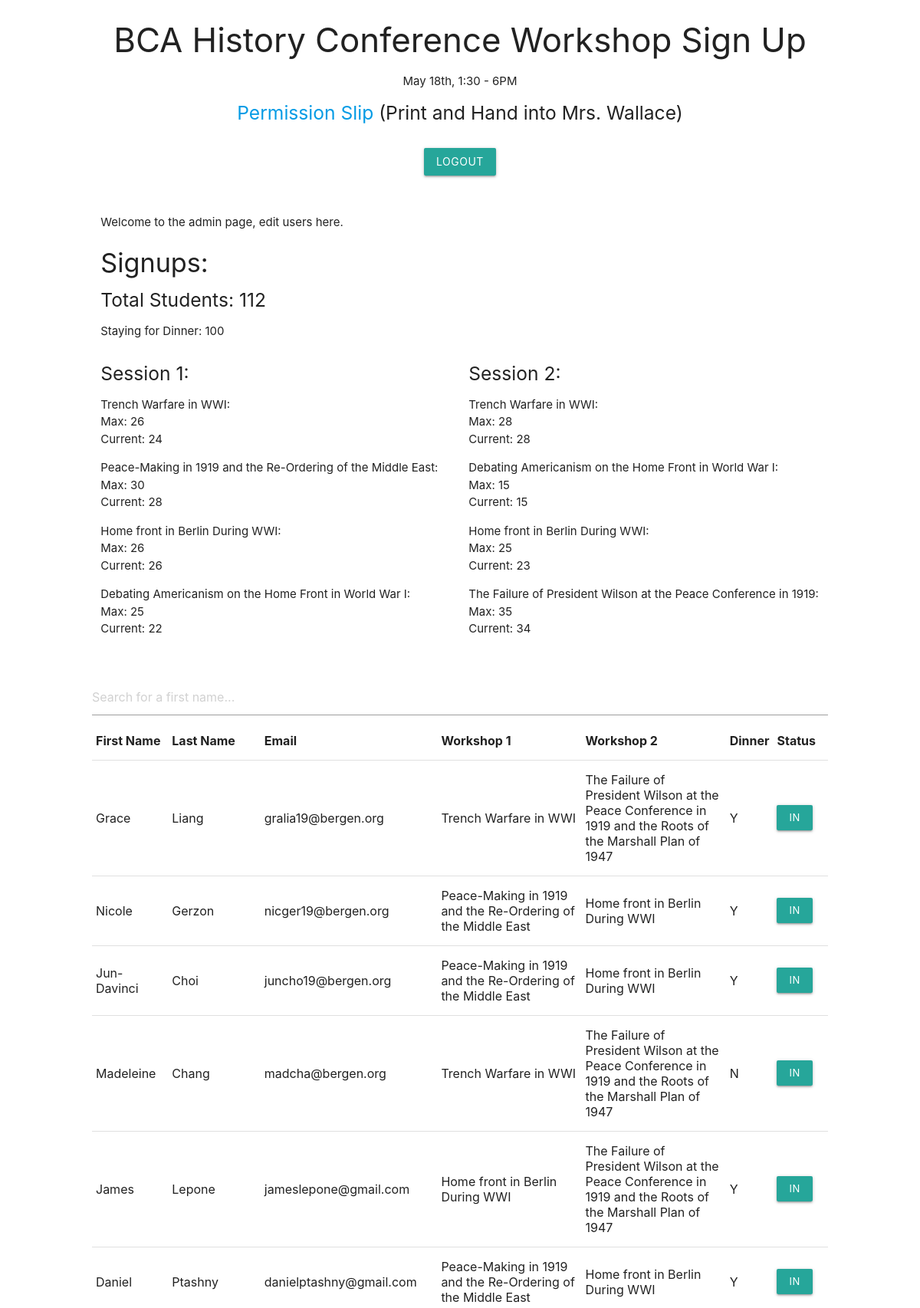
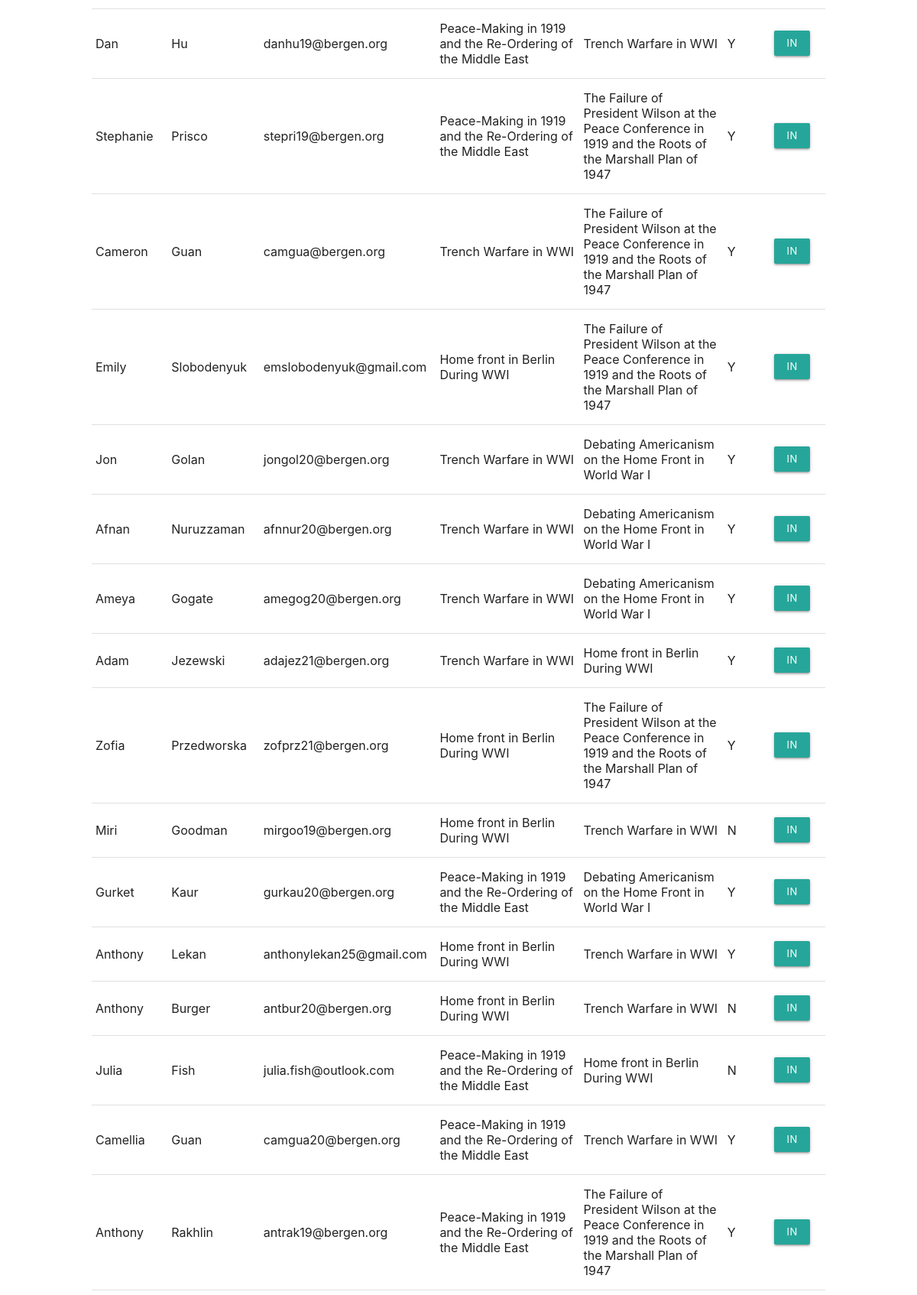
Screenshot of /controller (signed in, upper part) with the database file from the repository (2 pictures, top to bottom).
### tables this page shows
CREATE TABLE `workshop` (
  `id` int(10) NOT NULL,
  `name` varchar(100) NOT NULL,
  `max_signups` int(10) NOT NULL,
  `current_signups` int(10) NOT NULL
);

CREATE TABLE `workshop2` (
  `id` int(11) NOT NULL,
  `name` varchar(150) NOT NULL,
  `max_signups` int(10) NOT NULL,
  `current_signups` int(10) NOT NULL
);

CREATE TABLE `user` (
  `id` int(10) NOT NULL,
  `password` varchar(100) NOT NULL,
  `first_name` varchar(50) NOT NULL,
  `last_name` varchar(50) NOT NULL,
  `email` varchar(100) NOT NULL,
  `workshop_1_id` int(2) DEFAULT NULL,
  `workshop_2_id` int(2) DEFAULT NULL,
  `dinner` tinyint(1) NOT NULL DEFAULT '1',
  `checked_in` tinyint(1) NOT NULL DEFAULT '0',
  `admin` tinyint(1) NOT NULL DEFAULT '0'
);

### model/workshop_db.php (called while the page is built, shortened)
<?php
function get_workshops($session) {
    if($session == 1){
        $query = 'SELECT *
                from workshop';
    }
    else{
        $query = 'SELECT *
                from workshop2';
    }
    global $db;
    try{
        $statement = $db->prepare($query);
        $statement->execute();
        $result = $statement->fetchAll();
        return $result;
    } catch (PDOException $e) {
        $error_message = $e->getMessage();
        display_db_error($error_message);
    }
}
function get_users(){
    $query = 'SELECT *
              from user';
    global $db;
    try{
        $statement = $db->prepare($query);
        $statement->execute();
        $result = $statement->fetchAll();
        return $result;
    } catch (PDOException $e) {
        $error_message = $e->getMessage();
        display_db_error($error_message);
    }
}
function get_user($email){
    $query = 'SELECT *
              from user
              where email = :email';
    global $db;
    try{
        $statement = $db->prepare($query);
        $statement->bindValue(':email', $email);
        $statement->execute();
        $result = $statement->fetchAll();
        return $result;
    } catch (PDOException $e) {
        $error_message = $e->getMessage();
        display_db_error($error_message);
    }
}
function get_workshop_by_id($workshop_id, $session) {
    if($session == 1){
        $query = 'SELECT name
                from workshop
                where id = :workshop_id';
    }
    else{
        $query = 'SELECT name
                from workshop2
                where id = :workshop_id';
    }
    global $db;
    try{
        $statement = $db->prepare($query);
        $statement->bindValue(':workshop_id', $workshop_id);
        $statement->execute();
        $result = $statement->fetchAll();
        return $result;
    } catch (PDOException $e) {
        $error_message = $e->getMessage();
        display_db_error($error_message);
    }
}

### controller/admin_page.php (the view, shortened to what this page needs)
<?php include '../view/header.php'; ?>
    <html>
    <head>
        <link rel="stylesheet" type="text/css" href="../styles.css">
        <link rel="stylesheet" href="https://cdnjs.cloudflare.com/ajax/libs/materialize/1.0.0-beta/css/materialize.min.css">
    </head>
    <body>
    <section>
        <div id="admin">
            <div class="row">
                <div class="col s12">
                    <p>Welcome to the admin page, edit users here.</p>
                    <h4>Signups:</h4>
                    <h5>Total Students: <?php echo(count($users)); ?></h5>
                    <?php $count = 0; foreach ($users as $user) :
                        if($user['dinner'] == true){
                            $count += 1;
                        }
                    endforeach;?>
                    <p>Staying for Dinner: <?php echo($count); ?></p>
                    <div class="row">
                        <div class="col s6">
                            <h5>Session 1:</h5>
                            <?php foreach ($workshops_1 as $workshop) :
                                $name = $workshop['name'];
                                $current_signups = $workshop['current_signups'];
                                $max_signups = $workshop['max_signups'];
                            ?>
                                <p><?php echo htmlspecialchars($name)?>:<br> Max: <?php echo htmlspecialchars($max_signups)?><br> Current: <?php echo htmlspecialchars($current_signups)?></p>
                            <?php endforeach; ?>
                        </div>
                        <div class="col s6">
                            <h5>Session 2:</h5>
                            <?php foreach ($workshops_2 as $workshop) :
                                $name = $workshop['name'];
                                $current_signups = $workshop['current_signups'];
                                $max_signups = $workshop['max_signups'];
                                ?>
                                <p><?php echo substr(htmlspecialchars($name),0,63); ?>:<br> Max: <?php echo htmlspecialchars($max_signups)?><br> Current: <?php echo htmlspecialchars($current_signups)?></p>
                            <?php endforeach; ?>
                        </div>
                    </div>
                </div>
            </div>
            <input type="text" id="myInput" onkeyup="filterName()" placeholder="Search for a first name...">
            <table id="users" class="responsive-table">
                <thead>
                <tr>
                    <th>First Name</th>
                    <th>Last Name</th>
                    <th>Email</th>
                    <th>Workshop 1</th>
                    <th>Workshop 2</th>
                    <th>Dinner</th>
                    <th>Status</th>
                </tr>
                </thead>
                <tbody>
                <?php foreach ($users as $user) :
                    $first_name = $user['first_name'];
                    $last_name = $user['last_name'];
                    $email = $user['email'];
                    $workshop_1 = get_workshop_by_id($user['workshop_1_id'], 1)[0]['name'] ?? "Not Signed Up";
                    $workshop_2 = get_workshop_by_id($user['workshop_2_id'], 2)[0]['name'] ?? "Not Signed Up";
                    $dinner = $user['dinner'];
                    $checked_in = $user['checked_in'];
                    ?>
                        <tr>
                            <td width="10%"><?php echo htmlspecialchars($first_name); ?></td>
                            <td width="10%"><?php echo htmlspecialchars($last_name); ?></td>
                            <td width="5%"><?php echo htmlspecialchars($email); ?></td>
                            <td width="25%"><?php echo htmlspecialchars($workshop_1); ?></td>
                            <td width="25%"><?php echo htmlspecialchars($workshop_2); ?></td>
                            <td>
                                <p><?php if ($dinner == true){ ?>Y <?php }else{?>N<?php }?></p>
                            </td>
                            <form name="action" action="index.php" method="POST" value="check_in">
                                <td>
                                    <?php if ($checked_in == false){ ?>
                                        <button class="btn waves-effect waves-light btn-small" type="submit" name="action" value="check_in_user">Out</button>
                                    <?php } else{?>
                                        <button class="btn waves-effect waves-light btn-small" type="submit" name="action" value="check_out_user">In</button>
                                    <?php } ?>
                                </td>
                            </form>
                        </tr>
                    <?php endforeach; ?>
                </tbody>
            </table>
        </div>
    </section>
    </body>
    </html>
<?php include '../view/footer.php'; ?>

### controller/index.php (shortened to what this page needs)
<?php
require_once('../model/database.php');
require_once('../model/workshop_db.php');
$action = strtolower(filter_input(INPUT_POST, 'action'));
if ($action == NULL) {
    $action = strtolower(filter_input(INPUT_GET, 'action'));
    if ($action == NULL) {
        if(isset($_SESSION['email']) && (get_user($_SESSION['email'])[0]['admin'] == true)){
            $action = 'show_admin_page';
        }
    }
}
switch ($action) {
    case 'show_admin_page':
        $users = get_users();
        $workshops_1 = get_workshops(1);
        $workshops_2 = get_workshops(2);
        include("admin_page.php");
        exit();
        break;
    }

### view/header.php (shortened to what this page needs)
<html>
<head>
	<link rel="stylesheet" href="../styles.css">
    <link rel="stylesheet" href="https://cdnjs.cloudflare.com/ajax/libs/materialize/1.0.0-beta/css/materialize.min.css">
</head>
<body>
	<div id="welcome">
        <div class="row">
            <h3>BCA History Conference Workshop Sign Up</h3>
            <p>May 18th, 1:30 - 6PM</p>
            <?php if(isset($_SESSION['email'])){ ?>
            <h5><a href="permissionslip.pdf">Permission Slip</a> (Print and Hand into Mrs. Wallace)</h5>
            <br>
            <form class="col s12" name="action" action="index.php" method="POST" value="logout">
                <button class="btn waves-effect waves-light" type="submit" name="action" value="logout" formnovalidate>
                    Logout
                </button>
            </form>
            <?php }?>
        </div>
	</div>
</body>
</html>

### view/footer.php (shortened to what this page needs)
<html>
<head>
	<link rel="stylesheet" href="../styles.css">
    <link rel="stylesheet" href="https://cdnjs.cloudflare.com/ajax/libs/materialize/1.0.0-beta/css/materialize.min.css">
</head>
<body>
</body>
</html>

### styles.css (style rules this page uses)
#welcome { text-align:center; }
#admin { padding-left: 10%; padding-right: 10%; }

### rows the page displays
workshop: name "Trench Warfare in WWI", max_signups "26", current_signups "24"
workshop: name "Peace-Making in 1919 and the Re-Ordering of the Middle East", max_signups "30", current_signups "28"
workshop: name "Home front in Berlin During WWI", max_signups "26", current_signups "26"
workshop: name "Debating Americanism on the Home Front in World War I", max_signups "25", current_signups "22"
workshop2: name "Trench Warfare in WWI", max_signups "28", current_signups "28"
workshop2: name "Debating Americanism on the Home Front in World War I", max_signups "15", current_signups "15"
workshop2: name "Home front in Berlin During WWI", max_signups "25", current_signups "23"
workshop2: name "The Failure of President Wilson at the Peace Conference in 1919", max_signups "35", current_signups "34"
user: first_name "Grace", last_name "Liang", email "gralia19@bergen.org", workshop_1.name "Trench Warfare in WWI", workshop_2.name "The Failure of President Wilson at the Peace Conference in 1919 and the Roots of the Marshall Plan of 1947", dinner "Y", checked_in "IN"
user: first_name "Nicole", last_name "Gerzon", email "nicger19@bergen.org", workshop_1.name "Peace-Making in 1919 and the Re-Ordering of the Middle East", workshop_2.name "Home front in Berlin During WWI", dinner "Y", checked_in "IN"
user: first_name "Jun-Davinci", last_name "Choi", email "juncho19@bergen.org", workshop_1.name "Peace-Making in 1919 and the Re-Ordering of the Middle East", workshop_2.name "Home front in Berlin During WWI", dinner "Y", checked_in "IN"
user: first_name "Madeleine", last_name "Chang", email "madcha@bergen.org", workshop_1.name "Trench Warfare in WWI", workshop_2.name "The Failure of President Wilson at the Peace Conference in 1919 and the Roots of the Marshall Plan of 1947", dinner "N", checked_in "IN"
user: first_name "James", last_name "Lepone", email "jameslepone@gmail.com", workshop_1.name "Home front in Berlin During WWI", workshop_2.name "The Failure of President Wilson at the Peace Conference in 1919 and the Roots of the Marshall Plan of 1947", dinner "Y", checked_in "IN"
user: first_name "Daniel", last_name "Ptashny", email "danielptashny@gmail.com", workshop_1.name "Peace-Making in 1919 and the Re-Ordering of the Middle East", workshop_2.name "Home front in Berlin During WWI", dinner "Y", checked_in "IN"
user: first_name "Dan", last_name "Hu", email "danhu19@bergen.org", workshop_1.name "Peace-Making in 1919 and the Re-Ordering of the Middle East", workshop_2.name "Trench Warfare in WWI", dinner "Y", checked_in "IN"
user: first_name "Stephanie", last_name "Prisco", email "stepri19@bergen.org", workshop_1.name "Peace-Making in 1919 and the Re-Ordering of the Middle East", workshop_2.name "The Failure of President Wilson at the Peace Conference in 1919 and the Roots of the Marshall Plan of 1947", dinner "Y", checked_in "IN"
user: first_name "Cameron", last_name "Guan", email "camgua@bergen.org", workshop_1.name "Trench Warfare in WWI", workshop_2.name "The Failure of President Wilson at the Peace Conference in 1919 and the Roots of the Marshall Plan of 1947", dinner "Y", checked_in "IN"
user: first_name "Emily", last_name "Slobodenyuk", email "emslobodenyuk@gmail.com", workshop_1.name "Home front in Berlin During WWI", workshop_2.name "The Failure of President Wilson at the Peace Conference in 1919 and the Roots of the Marshall Plan of 1947", dinner "Y", checked_in "IN"
user: first_name "Jon", last_name "Golan", email "jongol20@bergen.org", workshop_1.name "Trench Warfare in WWI", workshop_2.name "Debating Americanism on the Home Front in World War I", dinner "Y", checked_in "IN"
user: first_name "Afnan", last_name "Nuruzzaman", email "afnnur20@bergen.org", workshop_1.name "Trench Warfare in WWI", workshop_2.name "Debating Americanism on the Home Front in World War I", dinner "Y", checked_in "IN"
user: first_name "Ameya", last_name "Gogate", email "amegog20@bergen.org", workshop_1.name "Trench Warfare in WWI", workshop_2.name "Debating Americanism on the Home Front in World War I", dinner "Y", checked_in "IN"
user: first_name "Adam", last_name "Jezewski", email "adajez21@bergen.org", workshop_1.name "Trench Warfare in WWI", workshop_2.name "Home front in Berlin During WWI", dinner "Y", checked_in "IN"
user: first_name "Zofia", last_name "Przedworska", email "zofprz21@bergen.org", workshop_1.name "Home front in Berlin During WWI", workshop_2.name "The Failure of President Wilson at the Peace Conference in 1919 and the Roots of the Marshall Plan of 1947", dinner "Y", checked_in "IN"
user: first_name "Miri", last_name "Goodman", email "mirgoo19@bergen.org", workshop_1.name "Home front in Berlin During WWI", workshop_2.name "Trench Warfare in WWI", dinner "N", checked_in "IN"
user: first_name "Gurket", last_name "Kaur", email "gurkau20@bergen.org", workshop_1.name "Peace-Making in 1919 and the Re-Ordering of the Middle East", workshop_2.name "Debating Americanism on the Home Front in World War I", dinner "Y", checked_in "IN"
user: first_name "Anthony", last_name "Lekan", email "anthonylekan25@gmail.com", workshop_1.name "Home front in Berlin During WWI", workshop_2.name "Trench Warfare in WWI", dinner "Y", checked_in "IN"
user: first_name "Anthony", last_name "Burger", email "antbur20@bergen.org", workshop_1.name "Home front in Berlin During WWI", workshop_2.name "Trench Warfare in WWI", dinner "N", checked_in "IN"
user: first_name "Julia", last_name "Fish", email "julia.fish@outlook.com", workshop_1.name "Peace-Making in 1919 and the Re-Ordering of the Middle East", workshop_2.name "Home front in Berlin During WWI", dinner "N", checked_in "IN"
user: first_name "Camellia", last_name "Guan", email "camgua20@bergen.org", workshop_1.name "Peace-Making in 1919 and the Re-Ordering of the Middle East", workshop_2.name "Trench Warfare in WWI", dinner "Y", checked_in "IN"
user: first_name "Anthony", last_name "Rakhlin", email "antrak19@bergen.org", workshop_1.name "Peace-Making in 1919 and the Re-Ordering of the Middle East", workshop_2.name "The Failure of President Wilson at the Peace Conference in 1919 and the Roots of the Marshall Plan of 1947", dinner "Y", checked_in "IN"

### other values shown
count($users) "112"
$count "100"
